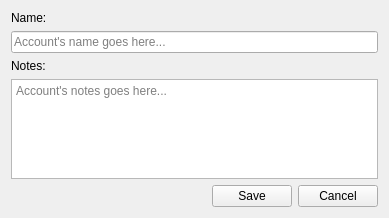
<?xml version="1.0" encoding="UTF-8"?>
<ui version="4.0">
 <class>AccountEditor</class>
 <widget class="QWidget" name="AccountEditor">
  <property name="windowModality">
   <enum>Qt::ApplicationModal</enum>
  </property>
  <property name="geometry">
   <rect>
    <x>0</x>
    <y>0</y>
    <width>389</width>
    <height>218</height>
   </rect>
  </property>
  <property name="sizePolicy">
   <sizepolicy hsizetype="Maximum" vsizetype="Maximum">
    <horstretch>0</horstretch>
    <verstretch>0</verstretch>
   </sizepolicy>
  </property>
  <property name="windowTitle">
   <string>Form</string>
  </property>
  <layout class="QVBoxLayout" name="verticalLayout">
   <item>
    <widget class="QLabel" name="name_label">
     <property name="text">
      <string>Name:</string>
     </property>
    </widget>
   </item>
   <item>
    <widget class="QLineEdit" name="name">
     <property name="placeholderText">
      <string>Account's name goes here...</string>
     </property>
    </widget>
   </item>
   <item>
    <widget class="QLabel" name="description_label">
     <property name="text">
      <string>Notes:</string>
     </property>
    </widget>
   </item>
   <item>
    <widget class="QPlainTextEdit" name="description">
     <property name="placeholderText">
      <string>Account's notes goes here...</string>
     </property>
    </widget>
   </item>
   <item>
    <spacer name="verticalSpacer">
     <property name="orientation">
      <enum>Qt::Vertical</enum>
     </property>
     <property name="sizeHint" stdset="0">
      <size>
       <width>20</width>
       <height>0</height>
      </size>
     </property>
    </spacer>
   </item>
   <item>
    <layout class="QHBoxLayout" name="horizontalLayout">
     <item>
      <spacer name="hspacer">
       <property name="orientation">
        <enum>Qt::Horizontal</enum>
       </property>
       <property name="sizeHint" stdset="0">
        <size>
         <width>40</width>
         <height>20</height>
        </size>
       </property>
      </spacer>
     </item>
     <item>
      <widget class="QPushButton" name="save">
       <property name="text">
        <string>Save</string>
       </property>
       <property name="icon">
        <iconset resource="../../picsou.qrc">
         <normaloff>:/resources/material-design/svg/check.svg</normaloff>:/resources/material-design/svg/check.svg</iconset>
       </property>
      </widget>
     </item>
     <item>
      <widget class="QPushButton" name="cancel">
       <property name="text">
        <string>Cancel</string>
       </property>
       <property name="icon">
        <iconset resource="../../picsou.qrc">
         <normaloff>:/resources/material-design/svg/cancel.svg</normaloff>:/resources/material-design/svg/cancel.svg</iconset>
       </property>
      </widget>
     </item>
    </layout>
   </item>
  </layout>
 </widget>
 <resources>
  <include location="../../picsou.qrc"/>
 </resources>
 <connections/>
</ui>
